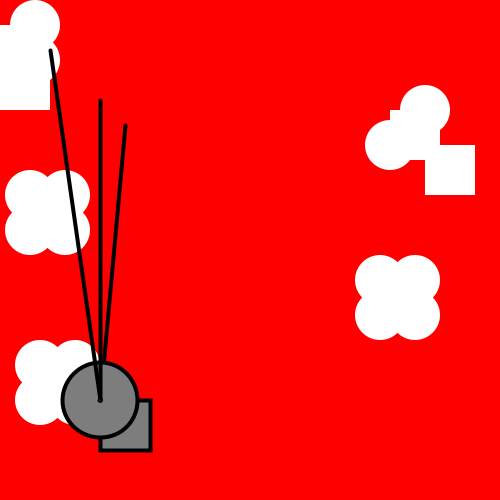
Frame 1 (no input)
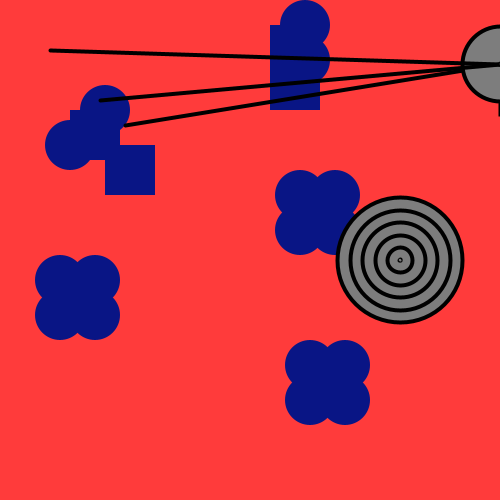
Frame 60 (the mouse pressed at the canvas centre just before this capture)
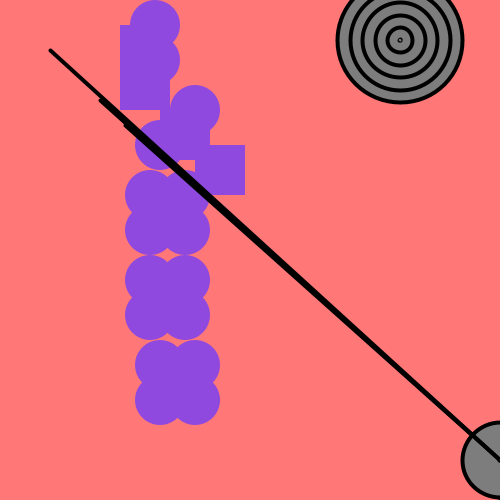
Frame 120 (the mouse held since frame 60 and released just before this capture)

The Processing sketch that drew these frames (run headless with seeded random() and noise(); from frame 60 on, the mouse is pressed at the canvas centre):

// Processing sketch: processing_87325
// ── processing_87325.pde

float back=0;
float circle=0;
float circle1=425;
int i=0;
float ballx =1000;
float bally =500;
float movex=100;
float movey=40;
float ball2x = 100;
float ball2y = 400;
float move2x=-400;
float move2y=-8;
 
void setup() {
  size(500, 500);
}
 
void draw() {
  background(255, back, back);
  i=i+3;
  back= back+1;
  if (back>255) {
    back=0;
  }
  noStroke();
 
  if (i>10) {
    fill(random(256), random(256), random(256));
    i=0;
  }
  rect(circle, 25, 50, 50);
  ellipse(circle+35, 25, 50, 50);
  rect(circle, 60, 50, 50);
  ellipse(circle+35, 60, 50, 50);
  circle= circle+30;
  if (circle>425) {
    circle=0;
  }
 
  if (i>10) {
    fill(random(256), random(256), random(256));
    i=0;
  }
  ellipse(circle1, 110, 50, 50);
  rect(circle1-35, 110, 50, 50);
  rect(circle1, 145, 50, 50);
  ellipse(circle1-35, 145, 50, 50);
  circle1= circle1-10;
  if (circle1<0) {
    circle1=425;
  }
 
  if (i>10) {
    fill(random(256), random(256), random(256));
    i=0;
  }
  ellipse(circle, 195, 50, 50);
  ellipse(circle+35, 195, 50, 50);
  ellipse(circle, 230, 50, 50);
  ellipse(circle+35, 230, 50, 50);
  circle= circle+10;
  if (circle>425) {
    circle=0;
  }
 
  if (i>10) {
    fill(random(256), random(256), random(256));
    i=0;
  }
  ellipse(circle1, 280, 50, 50);
  ellipse(circle1-35, 280, 50, 50);
  ellipse(circle1, 315, 50, 50);
  ellipse(circle1-35, 315, 50, 50);
  circle1= circle1-10;
  if (circle1<0) {
    circle1=425;
  }
 
  if (i>10) {
    fill(random(256), random(256), random(256));
    i=0;
  }
  ellipse(circle, 365, 50, 50);
  ellipse(circle+35, 365, 50, 50);
  ellipse(circle, 400, 50, 50);
  ellipse(circle+35, 400, 50, 50);
  circle= circle+10;
  if (circle>425) {
    circle=0;
  }
 
 
  
  strokeWeight(4);
  stroke(0);
  fill(125);
   
  ellipse(ballx, bally, 125, 125);
  ellipse(ballx, bally, 100, 100);
  ellipse(ballx, bally, 75, 75);
  ellipse(ballx, bally, 50, 50);
  ellipse(ballx, bally, 25, 25);
  ellipse(ballx, bally, 1, 1);
  ballx = ballx +movex;
  bally = bally +movey;
 
  if (ballx > width) {
    ballx=width;
    movex = -movex;
  }
  if (bally > height) {
    bally=height;
    movey = -movey;
  }
  if (ballx < 0) {
    ballx= 0;
    movex = -movex;
  }
  if (bally < 0) {
    bally= 0;
    movey = -movey;
  }
 
  line(ball2x, ball2y, 125, 125);
  rect(ball2x, ball2y, 50, 50);
  ellipse(ball2x, ball2y, 75, 75);
  line(ball2x, ball2y, 50, 50);
  line(ball2x, ball2y, 100, 100);
  ellipse(ball2x, ball2y, 1, 1);
  ball2x = ball2x +move2x;
  ball2y = ball2y +move2y;
 
  if (ball2x > width) {
    ball2x=width;
    move2x = -move2x;
  }
  if (ball2y > height) {
    ball2y=height;
    move2y = -move2y;
  }
  if (ball2x < 0) {
    ball2x= 0;
    move2x = -move2x;
  }
  if (ball2y < 0) {
    ball2y= 0;
    move2y = -move2y;
  }
}
